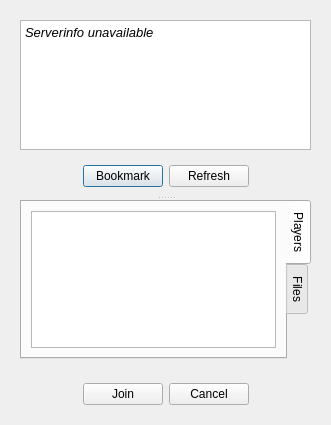
<?xml version="1.0" encoding="UTF-8"?>
<ui version="4.0">
 <class>NetgameDialog</class>
 <widget class="QDialog" name="NetgameDialog">
  <property name="geometry">
   <rect>
    <x>0</x>
    <y>0</y>
    <width>331</width>
    <height>425</height>
   </rect>
  </property>
  <property name="windowTitle">
   <string>Dialog</string>
  </property>
  <layout class="QVBoxLayout" name="verticalLayout">
   <item>
    <widget class="QWidget" name="widget_4" native="true">
     <layout class="QVBoxLayout" name="verticalLayout_3">
      <item>
       <widget class="QSplitter" name="splitter">
        <property name="orientation">
         <enum>Qt::Orientation::Vertical</enum>
        </property>
        <widget class="QWidget" name="widget_6" native="true">
         <layout class="QVBoxLayout" name="verticalLayout_4">
          <item>
           <widget class="QTextBrowser" name="ServerinfoLabel">
            <property name="html">
             <string>&lt;!DOCTYPE HTML PUBLIC &quot;-//W3C//DTD HTML 4.0//EN&quot; &quot;http://www.w3.org/TR/REC-html40/strict.dtd&quot;&gt;
&lt;html&gt;&lt;head&gt;&lt;meta name=&quot;qrichtext&quot; content=&quot;1&quot; /&gt;&lt;meta charset=&quot;utf-8&quot; /&gt;&lt;style type=&quot;text/css&quot;&gt;
p, li { white-space: pre-wrap; }
hr { height: 1px; border-width: 0; }
li.unchecked::marker { content: &quot;\2610&quot;; }
li.checked::marker { content: &quot;\2612&quot;; }
&lt;/style&gt;&lt;/head&gt;&lt;body style=&quot; font-family:'Atkinson Hyperlegible'; font-size:10pt; font-weight:400; font-style:normal;&quot;&gt;
&lt;p style=&quot; margin-top:0px; margin-bottom:0px; margin-left:0px; margin-right:0px; -qt-block-indent:0; text-indent:0px;&quot;&gt;&lt;span style=&quot; font-style:italic;&quot;&gt;Serverinfo unavailable&lt;/span&gt;&lt;/p&gt;&lt;/body&gt;&lt;/html&gt;</string>
            </property>
           </widget>
          </item>
          <item>
           <widget class="QWidget" name="widget_3" native="true">
            <layout class="QHBoxLayout" name="horizontalLayout_4">
             <item>
              <spacer name="horizontalSpacer_3">
               <property name="orientation">
                <enum>Qt::Orientation::Horizontal</enum>
               </property>
               <property name="sizeHint" stdset="0">
                <size>
                 <width>40</width>
                 <height>20</height>
                </size>
               </property>
              </spacer>
             </item>
             <item>
              <widget class="QPushButton" name="pushButton">
               <property name="text">
                <string>Bookmark</string>
               </property>
               <property name="icon">
                <iconset resource="ll.qrc">
                 <normaloff>:/assets/img/icons/bookmark-new.png</normaloff>:/assets/img/icons/bookmark-new.png</iconset>
               </property>
              </widget>
             </item>
             <item>
              <widget class="QPushButton" name="RefreshButton">
               <property name="sizePolicy">
                <sizepolicy hsizetype="Preferred" vsizetype="Fixed">
                 <horstretch>0</horstretch>
                 <verstretch>0</verstretch>
                </sizepolicy>
               </property>
               <property name="text">
                <string>Refresh</string>
               </property>
               <property name="icon">
                <iconset resource="ll.qrc">
                 <normaloff>:/assets/img/icons/view-refresh.png</normaloff>:/assets/img/icons/view-refresh.png</iconset>
               </property>
              </widget>
             </item>
             <item>
              <spacer name="horizontalSpacer_4">
               <property name="orientation">
                <enum>Qt::Orientation::Horizontal</enum>
               </property>
               <property name="sizeHint" stdset="0">
                <size>
                 <width>40</width>
                 <height>20</height>
                </size>
               </property>
              </spacer>
             </item>
            </layout>
           </widget>
          </item>
         </layout>
        </widget>
        <widget class="QTabWidget" name="PlayersAndFiles">
         <property name="tabPosition">
          <enum>QTabWidget::TabPosition::East</enum>
         </property>
         <property name="currentIndex">
          <number>0</number>
         </property>
         <widget class="QWidget" name="Players" native="true">
          <attribute name="icon">
           <iconset resource="ll.qrc">
            <normaloff>:/assets/img/sonic.png</normaloff>:/assets/img/sonic.png</iconset>
          </attribute>
          <attribute name="title">
           <string>Players</string>
          </attribute>
          <layout class="QHBoxLayout" name="horizontalLayout">
           <item>
            <widget class="QListWidget" name="PlayersTable"/>
           </item>
          </layout>
         </widget>
         <widget class="QWidget" name="Files" native="true">
          <attribute name="icon">
           <iconset resource="ll.qrc">
            <normaloff>:/assets/img/filetypes/pk3.png</normaloff>:/assets/img/filetypes/pk3.png</iconset>
          </attribute>
          <attribute name="title">
           <string>Files</string>
          </attribute>
          <layout class="QVBoxLayout" name="verticalLayout_2">
           <item>
            <widget class="QListWidget" name="FilesTable"/>
           </item>
          </layout>
         </widget>
        </widget>
       </widget>
      </item>
     </layout>
    </widget>
   </item>
   <item>
    <widget class="QWidget" name="widget" native="true">
     <layout class="QHBoxLayout" name="horizontalLayout_3">
      <item>
       <spacer name="horizontalSpacer">
        <property name="orientation">
         <enum>Qt::Orientation::Horizontal</enum>
        </property>
        <property name="sizeHint" stdset="0">
         <size>
          <width>40</width>
          <height>20</height>
         </size>
        </property>
       </spacer>
      </item>
      <item>
       <widget class="QPushButton" name="JoinButton">
        <property name="sizePolicy">
         <sizepolicy hsizetype="Preferred" vsizetype="Fixed">
          <horstretch>0</horstretch>
          <verstretch>0</verstretch>
         </sizepolicy>
        </property>
        <property name="text">
         <string>Join</string>
        </property>
        <property name="icon">
         <iconset resource="ll.qrc">
          <normaloff>:/assets/img/icons/media-playback-start.png</normaloff>:/assets/img/icons/media-playback-start.png</iconset>
        </property>
       </widget>
      </item>
      <item>
       <widget class="QPushButton" name="CancelButton">
        <property name="sizePolicy">
         <sizepolicy hsizetype="Preferred" vsizetype="Fixed">
          <horstretch>0</horstretch>
          <verstretch>0</verstretch>
         </sizepolicy>
        </property>
        <property name="text">
         <string>Cancel</string>
        </property>
        <property name="icon">
         <iconset theme="QIcon::ThemeIcon::WindowClose"/>
        </property>
       </widget>
      </item>
      <item>
       <spacer name="horizontalSpacer_2">
        <property name="orientation">
         <enum>Qt::Orientation::Horizontal</enum>
        </property>
        <property name="sizeHint" stdset="0">
         <size>
          <width>40</width>
          <height>20</height>
         </size>
        </property>
       </spacer>
      </item>
     </layout>
    </widget>
   </item>
  </layout>
 </widget>
 <resources>
  <include location="ll.qrc"/>
 </resources>
 <connections>
  <connection>
   <sender>CancelButton</sender>
   <signal>clicked()</signal>
   <receiver>NetgameDialog</receiver>
   <slot>close()</slot>
   <hints>
    <hint type="sourcelabel">
     <x>252</x>
     <y>412</y>
    </hint>
    <hint type="destinationlabel">
     <x>256</x>
     <y>0</y>
    </hint>
   </hints>
  </connection>
  <connection>
   <sender>JoinButton</sender>
   <signal>clicked()</signal>
   <receiver>NetgameDialog</receiver>
   <slot>join_netgame()</slot>
   <hints>
    <hint type="sourcelabel">
     <x>162</x>
     <y>412</y>
    </hint>
    <hint type="destinationlabel">
     <x>114</x>
     <y>0</y>
    </hint>
   </hints>
  </connection>
  <connection>
   <sender>RefreshButton</sender>
   <signal>clicked()</signal>
   <receiver>NetgameDialog</receiver>
   <slot>query()</slot>
   <hints>
    <hint type="sourcelabel">
     <x>257</x>
     <y>144</y>
    </hint>
    <hint type="destinationlabel">
     <x>208</x>
     <y>0</y>
    </hint>
   </hints>
  </connection>
  <connection>
   <sender>pushButton</sender>
   <signal>clicked()</signal>
   <receiver>NetgameDialog</receiver>
   <slot>bookmark()</slot>
   <hints>
    <hint type="sourcelabel">
     <x>120</x>
     <y>125</y>
    </hint>
    <hint type="destinationlabel">
     <x>128</x>
     <y>-17</y>
    </hint>
   </hints>
  </connection>
 </connections>
 <slots>
  <slot>query()</slot>
  <slot>join_netgame()</slot>
  <slot>bookmark()</slot>
 </slots>
</ui>
